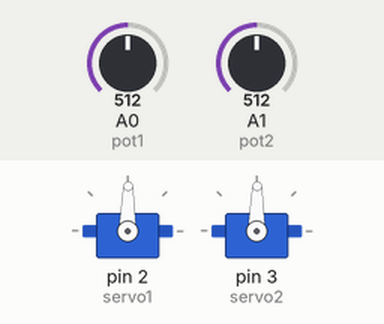
This sketch was run on a simulated Arduino Uno, built with avr-gcc and run on an emulated ATmega328P. On the bench: 2 × servo. The test bench sets the inputs (shaded band); at power-on: A0 (pot1) = 512, A1 (pot2) = 512.

Above: at 1.2 s.
1.3 s: A0 (pot1) set to 716
At 1.9 s:
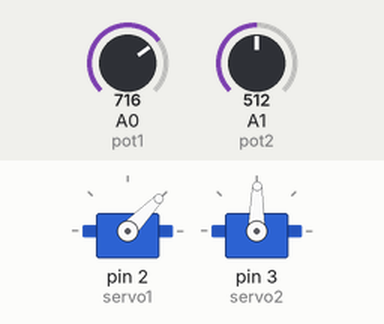
2.8 s: A1 (pot2) set to 716
At 3.9 s:
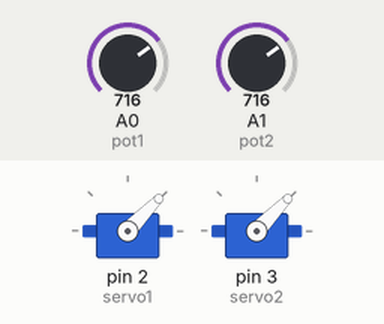
4.3 s: A0 (pot1) set to 900
At 4.7 s:
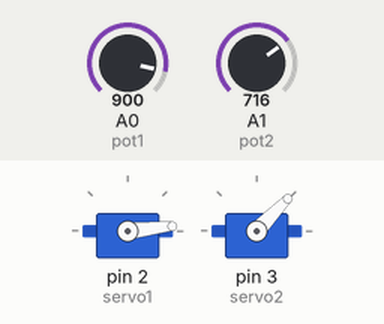
5.8 s: A1 (pot2) set to 900
At 6.8 s:
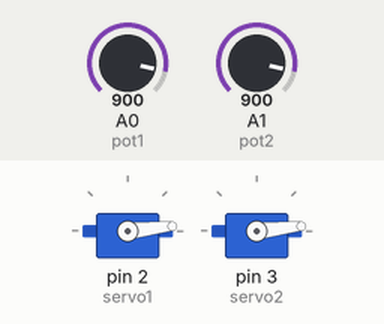
7.3 s: A0 (pot1) set to 511
At 7.7 s:
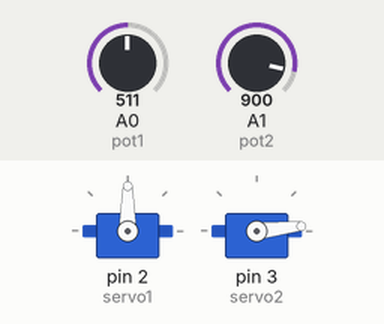
8.8 s: A1 (pot2) set to 306
At 9.8 s:
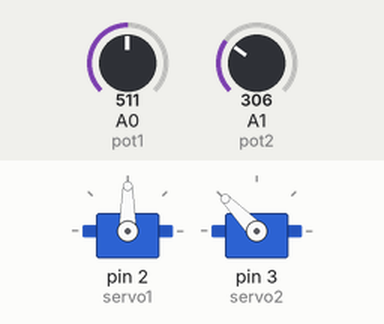
Timing chart, 0 to 11.3 s (numbered marks = the images above; inputs shaded):
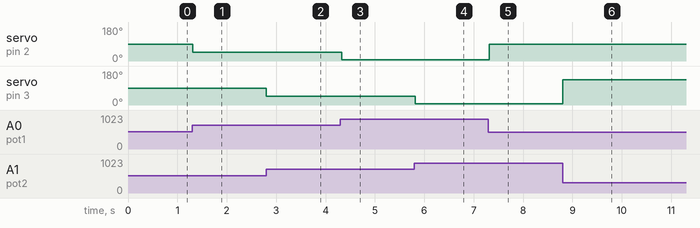

Measured:
- after the input at 1.3 s, servo on pin 2 (servo1): 89° → 46° at once
- after the input at 2.8 s, servo on pin 3 (servo2): 89° → 46° at once
- after the input at 4.3 s, servo on pin 2 (servo1): 46° → 6° at once
- after the input at 5.8 s, servo on pin 3 (servo2): 46° → 6° at once
- after the input at 7.3 s, servo on pin 2 (servo1): 6° → 90° at once
- after the input at 8.8 s, servo on pin 3 (servo2): 6° → 134° at once

The sketch:

CopyCat.ino
```cpp
#include <Servo.h>

Servo servo1;
Servo servo2;
float theta1;
float theta2;
int pot1 = 0;
int pot2 = 1;

void setup() {
// Serial.begin(9600);
servo1.attach(2,750,2200);
servo2.attach(3,750,2200);
servo1.write(90);
servo2.write(90);
}
void loop() {
theta1 = analogRead(pot1);
theta2 = analogRead(pot2);
// Serial.print(theta1); Serial.print(","); Serial.println(theta2);
theta1 = -(theta1/1023)*220+200;
theta2 = -(theta2/1023)*220+200;
if(theta1 < 0) theta1 = 0;
if(theta2 < 0) theta2 = 0;
if(theta1 > 180) theta1 = 180;
if(theta2 > 180) theta2 = 180;
drive_joints();
}

/* drive_joints() simply moves servos 1 and 2 */
void drive_joints() {
servo1.write(theta1);
servo2.write(theta2);
delay(30);
}
```
